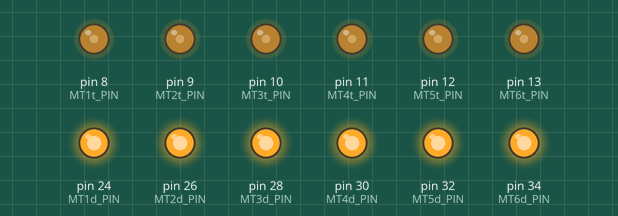
Recording of a sketch running on a simulated Arduino Mega 2560, built with avr-gcc and run on an emulated ATmega2560. Parts: output pins drawn as LEDs (lit = HIGH).

Above: at 0.1 s.
Timing chart, 0 to 1.6 s (numbered marks = the images above):
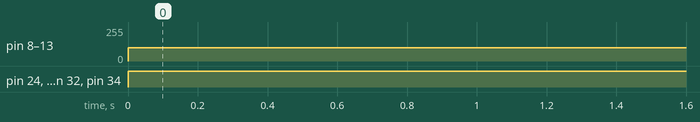

The sketch:

allPinsHigh.ino
```cpp
#define NUM_MOTORS 6

//real pins
#define MT1t_PIN 8
#define MT2t_PIN 9
#define MT3t_PIN 10
#define MT4t_PIN 11
#define MT5t_PIN 12
#define MT6t_PIN 13
int motorThrustPins[] = {MT1t_PIN, MT2t_PIN, MT3t_PIN, MT4t_PIN, MT5t_PIN, MT6t_PIN};


//real pins
#define MT1d_PIN 24
#define MT2d_PIN 26
#define MT3d_PIN 28
#define MT4d_PIN 30
#define MT5d_PIN 32
#define MT6d_PIN 34
int motorDirPins[] = {MT1d_PIN, MT2d_PIN, MT3d_PIN, MT4d_PIN, MT5d_PIN, MT6d_PIN};

void setup() {
  // put your setup code here, to run once:
  for (int i = 0; i < NUM_MOTORS; i++) {
    pinMode(motorThrustPins[i], OUTPUT);
    pinMode(motorDirPins[i], OUTPUT);
  }
}

void loop() {
  // put your main code here, to run repeatedly:
    for (int i = 0; i < NUM_MOTORS; i++){
        analogWrite(motorThrustPins[i], 100);
        digitalWrite(motorDirPins[i], HIGH);
    }
}
```

Measured:
- by itself, pin 8 (MT1t_PIN), pin 9 (MT2t_PIN), pin 10 (MT3t_PIN), pin 11 (MT4t_PIN), pin 12 (MT5t_PIN), pin 13 (MT6t_PIN): 0/255 → 100/255 at 0.00 s
- by itself, pin 24 (MT1d_PIN), pin 26 (MT2d_PIN), pin 28 (MT3d_PIN), pin 30 (MT4d_PIN), pin 32 (MT5d_PIN), pin 34 (MT6d_PIN): LOW → HIGH at 0.00 s
